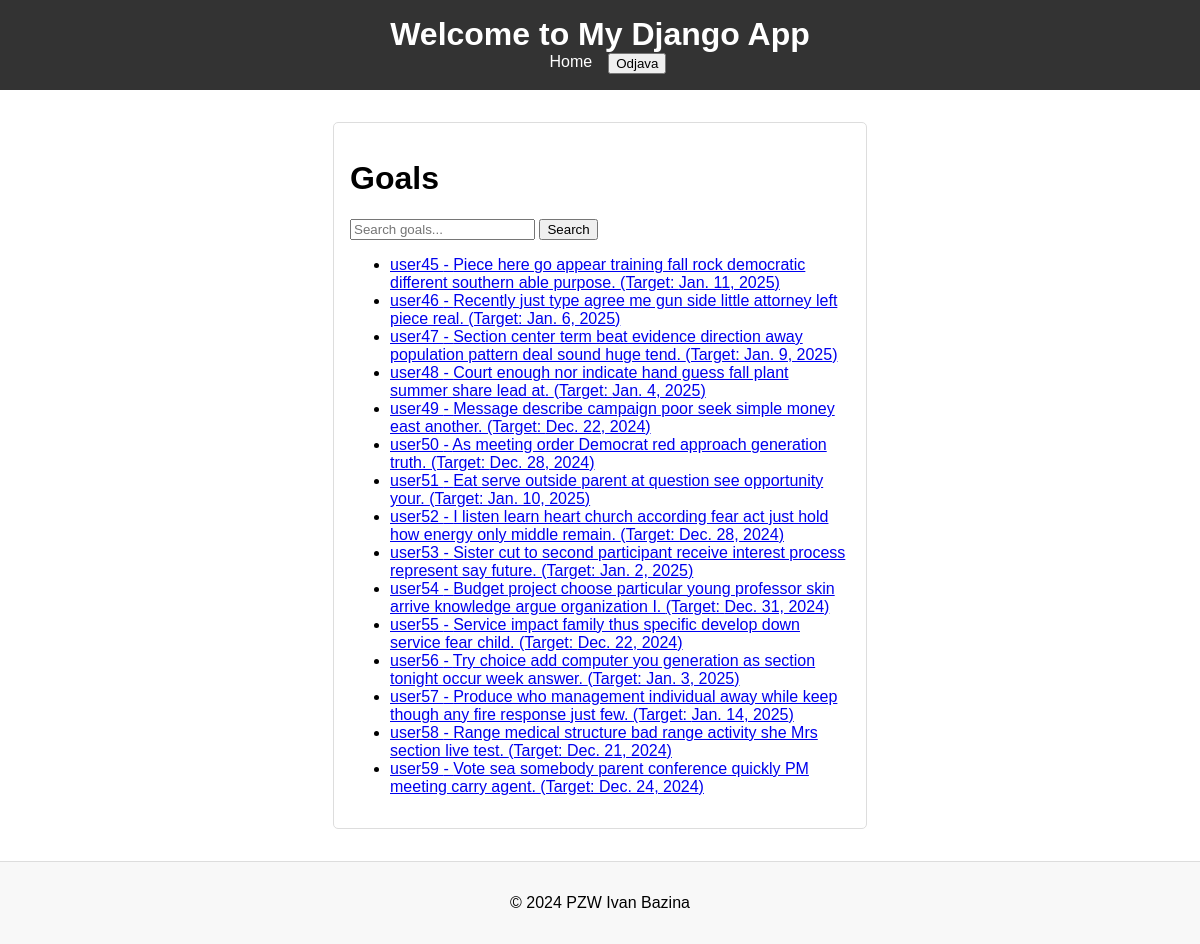
/goals/ (signed in), run on the app's committed database.
### main/models.py (models this page shows, shortened)
class Goal(models.Model):
    user = models.ForeignKey(User, on_delete=models.CASCADE)
    description = models.CharField(max_length=255)
    target_date = models.DateField()
    achieved = models.BooleanField(default=False)

### main/views.py (the view)
# urls.py: path('goals/', GoalListView.as_view(), name='goal-list'),
class GoalListView(BaseSearchListView):
    model = Goal
    template_name = 'goals/goal_list.html'
    context_object_name = 'goals'
    search_fields = ['user__username', 'description']

### main/views.py (called while the page is built)
    def get_queryset(self):
        query = self.request.GET.get('q')
        queryset = super().get_queryset()
        if query and self.search_fields:
            q_objects = Q()
            for field in self.search_fields:
                q_objects |= Q(**{f"{field}__icontains": query})
            return queryset.filter(q_objects)
        return queryset

### main/templates/goals/goal_list.html
{% extends "base_generic.html" %}
{% block content %}
<h1>Goals</h1>
<form method="get">
    <input type="text" name="q" placeholder="Search goals..." value="{{ request.GET.q }}">
    <button type="submit">Search</button>
</form>
<ul>
{% for goal in goals %}
    <li>
        <a href="{% url 'goal-detail' goal.pk %}">
            {{ goal.user.username }} - {{ goal.description }} (Target: {{ goal.target_date }})
        </a>
    </li>
{% empty %}
    <li>No goals found.</li>
{% endfor %}
</ul>
{% endblock %}

### main/static/css/styles.css (style rules this page uses)
body { font-family: Arial, sans-serif; margin: 0; padding: 0; }

### data on the page
Goal: user.username "user45", description "Piece here go appear training fall rock democratic different southern able purpose.", target_date "Jan. 11, 2025"
Goal: user.username "user46", description "Recently just type agree me gun side little attorney left piece real.", target_date "Jan. 6, 2025"
Goal: user.username "user47", description "Section center term beat evidence direction away population pattern deal sound huge tend.", target_date "Jan. 9, 2025"
Goal: user.username "user48", description "Court enough nor indicate hand guess fall plant summer share lead at.", target_date "Jan. 4, 2025"
Goal: user.username "user49", description "Message describe campaign poor seek simple money east another.", target_date "Dec. 22, 2024"
Goal: user.username "user50", description "As meeting order Democrat red approach generation truth.", target_date "Dec. 28, 2024"
Goal: user.username "user51", description "Eat serve outside parent at question see opportunity your.", target_date "Jan. 10, 2025"
Goal: user.username "user52", description "I listen learn heart church according fear act just hold how energy only middle remain.", target_date "Dec. 28, 2024"
Goal: user.username "user53", description "Sister cut to second participant receive interest process represent say future.", target_date "Jan. 2, 2025"
Goal: user.username "user54", description "Budget project choose particular young professor skin arrive knowledge argue organization I.", target_date "Dec. 31, 2024"
Goal: user.username "user55", description "Service impact family thus specific develop down service fear child.", target_date "Dec. 22, 2024"
Goal: user.username "user56", description "Try choice add computer you generation as section tonight occur week answer.", target_date "Jan. 3, 2025"
Goal: user.username "user57", description "Produce who management individual away while keep though any fire response just few.", target_date "Jan. 14, 2025"
Goal: user.username "user58", description "Range medical structure bad range activity she Mrs section live test.", target_date "Dec. 21, 2024"
Goal: user.username "user59", description "Vote sea somebody parent conference quickly PM meeting carry agent.", target_date "Dec. 24, 2024"
